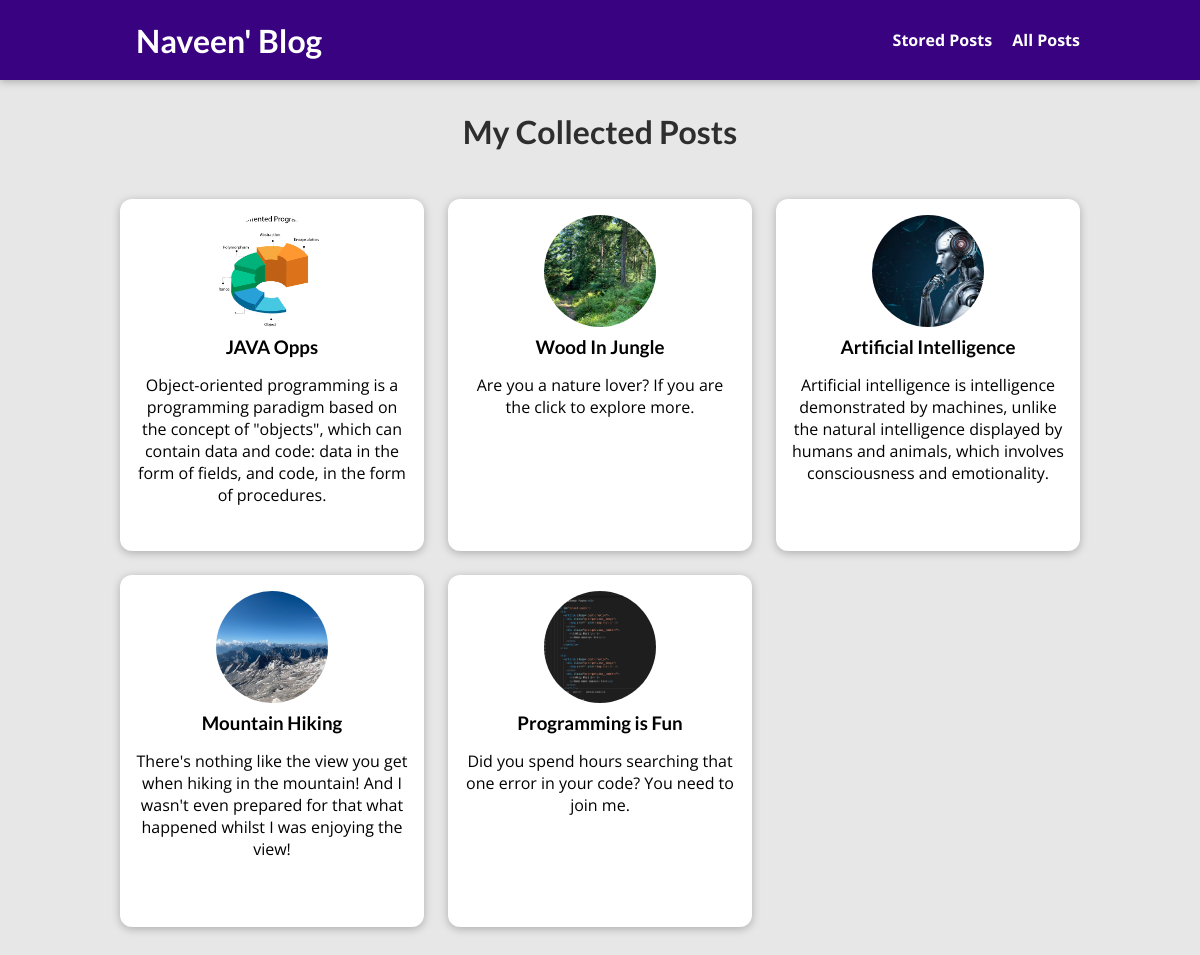
The page /posts on the database its author committed.
### blog/models.py (models this page shows, shortened)
class Post(models.Model):
    title = models.CharField(max_length=50)
    excert = models.CharField(max_length=200)
    image = models.ImageField (upload_to="posts", null = True)
    date = models.DateField(auto_now=True)
    slug = models.SlugField(unique=True, db_index=True)
    content = models.TextField(validators=[MinLengthValidator(10)])
    author = models.ForeignKey(Author, on_delete=models.SET_NULL, null=True, related_name="posts")
    tags = models.ManyToManyField(Tag)

### blog/views.py (the view)
# urls.py: path("posts", views.posts, name="post-page"),
def posts(request):
    all_posts = Post.objects.all().order_by("-date")
    return render (request, "blog/all-post.html",{
        "all_posts" : all_posts
    })

### blog/templates/blog/all-post.html (shortened to what this page needs)
{% extends 'base.html' %}
{% load static %}
{% block css_files %}
    <link rel="stylesheet" href="{% static 'blog/post.css' %}">
    <link rel="stylesheet" href="{% static 'blog/all-posts.css' %}">
{% endblock %}
{% block content %}
<section id="all-posts">
    <h2>My Collected Posts</h2>
    <ul>
        {% for post in all_posts %}
            {% include "blog/includes/post.html" %}
        {% endfor %}
    </ul>
</section>
{% endblock %}

### templates/base.html (shortened to what this page needs)
{% load static %}
<!DOCTYPE html>
<html lang="en">
<head>
    <link rel="stylesheet" href="{% static 'app.css' %}">
    {% block css_files %}{% endblock %}
</head>
<body>
    <header id="main-navigation">
        <h1><a href=" {% url 'starting-page' %} ">Naveen' Blog</a></h1>
        <nav>
            <a href=" {% url 'read-later' %} ">Stored Posts</a>
            <a href=" {% url 'post-page' %} ">All Posts</a>
        </nav>
    </header>
    {% block content %}{% endblock %}
</body>
</html>

### blog/templates/blog/includes/post.html (shortened to what this page needs)
<li>
    <arcticle class="post">
        <a href=" {% url 'post-detail-page' post.slug %} ">
            <img src="{{ post.image.url }}" alt="{{ post.title }}" />
            <div class="post__content">
                <h3>{{ post.title }}</h3>
                <p>
                    {{ post.excert }}
                </p>
            </div>
        </a>
</li>

### static/app.css (style rules this page uses)
* { box-sizing: border-box; }
html { font-family: 'Open Sans', 'Lato', sans-serif; }
body { margin: 0; }
h1, h2, h3 { font-family: 'Lato', sans-serif; font-weight: bold; }
#main-navigation { width: 100%; height: 5rem; display: flex; justify-content: space-between; align-items: center; padding: 0 10%; position: absolute; top: 0; left: 0; }
#main-navigation a { text-decoration: none; color: white; font-weight: bold; margin-left: 1rem; }

### blog/static/blog/post.css (style rules this page uses)
.post { display: flex; flex-direction: column; align-items: center; text-align: center; }
.post a { text-decoration: none; color: black; transition: all 0.2s ease; padding: 1rem; }
.post img { width: 5rem; height: 5rem; object-fit: cover; border-radius: 50%; }
.post h3 { margin: 0.25rem 0; }

### blog/static/blog/all-posts.css (style rules this page uses)
body { background-color: #e7e7e7; }
#main-navigation { background-color: #390281; box-shadow: 0 2px 8px rgba(0, 0, 0, 0.25); }
#all-posts { margin: 7rem auto; width: 90%; max-width: 60rem; }
#all-posts h2 { text-align: center; font-size: 2rem; color: #2e2e2e; margin: 3rem 0; }
ul { list-style: none; margin: 0; padding: 0; display: grid; grid-template-columns: repeat(auto-fill, minmax(17rem, 1fr)); gap: 1.5rem; }
.post img { width: 7rem; height: 7rem; }
.post a { height: 22rem; transform-origin: center; box-shadow: 0 2px 8px rgba(0, 0, 0, 0.25); border-radius: 12px; background-color: white; }

### rows shown on the page
Post: image (picture), title "JAVA Opps", excert "Object-oriented programming is a programming paradigm based on the concept of \"objects\", which can contain data and code: data in the form of fields, and code, in the form of procedures."
Post: image (picture), title "Wood In Jungle", excert "Are you a nature lover? If you are the click to explore more."
Post: image (picture), title "Artificial Intelligence", excert "Artificial intelligence is intelligence demonstrated by machines, unlike the natural intelligence displayed by humans and animals, which involves consciousness and emotionality."
Post: image (picture), title "Mountain Hiking", excert "There's nothing like the view you get when hiking in the mountain! And I wasn't even prepared for that what happened whilst I was enjoying the view!"
Post: image (picture), title "Programming is Fun", excert "Did you spend hours searching that one error in your code? You need to join me."
